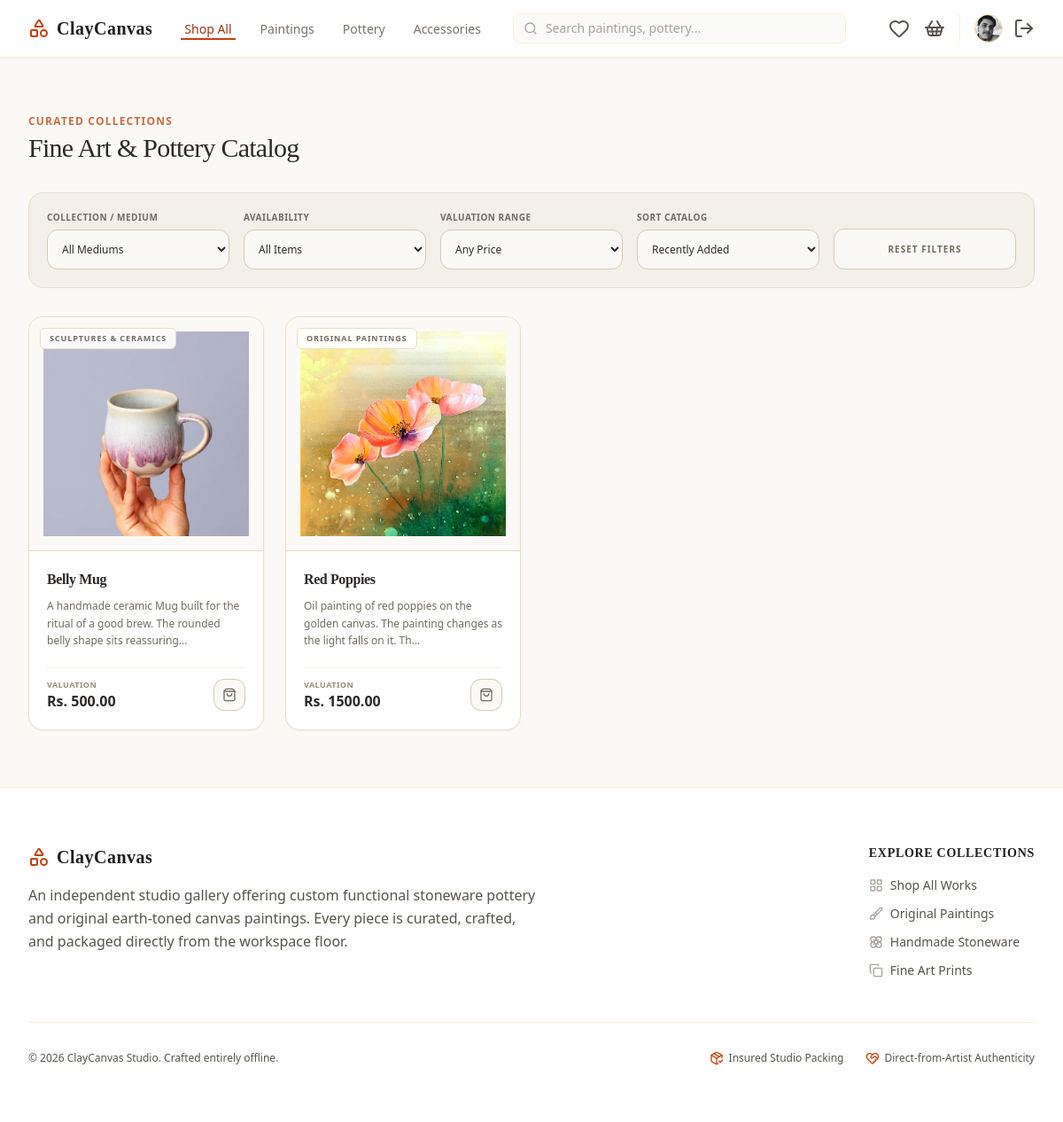
The app's page /products/ (signed in) with its own data.
### cc_app/models.py (models this page shows, shortened)
class User(AbstractUser):
    phone = models.CharField(max_length=20, blank=True)
    address = models.TextField(blank=True)
    profile_picture = models.ImageField(upload_to='images/user/', blank=True, null=True)

class Product(models.Model):
    class Category(models.TextChoices):
        PAINTINGS = 'paintings', 'Original Paintings'
        POTTERY = 'pottery', 'Handmade Pottery'
        CERAMICS = 'ceramics', 'Sculptures & Ceramics'
        PRINTS = 'prints', 'Canvas & Fine Art Prints'
        ACCESSORIES = 'accessories', 'Art Supplies & Displays'
    name = models.CharField(max_length=255)
    category = models.CharField(max_length=30, choices=Category.choices)
    description = models.TextField(help_text="Detailed description of the artwork, dimensions, and materials used.")
    price = models.DecimalField(max_digits=10, decimal_places=2)
    stock = models.PositiveIntegerField(default=1, help_text="Set to 1 for unique, original one-off masterworks.")
    product_image = models.ImageField(upload_to='images/products/')
    is_active = models.BooleanField(default=True)
    created_at = models.DateTimeField(auto_now_add=True)

### cc_app/views/products_view.py (the view, shortened to what this page needs)
# urls.py: path('products/', products_view, name='products'),
@login_required
def products_view(request):
    products = Product.objects.all().order_by('-created_at')
    category = request.GET.get('category')
    availability = request.GET.get('availability')
    price_range = request.GET.get('price_range')
    sort = request.GET.get('sort')
    q = request.GET.get('q')
    if q:
        products = products.filter(Q(name__icontains=q) | Q(description__icontains=q) | Q(category__icontains=q))
    if category:
        products = products.filter(category=category)
    if availability == 'available':
        products = products.filter(stock__gt=0, is_active=True)
    elif availability == 'masterworks':
        products = products.filter(stock=1, is_active=True)
    return render(request, 'main/products_page.html', {'products': products})

### cc_app/templates/main/products_page.html (shortened to what this page needs)
<!DOCTYPE html>
<html lang="en">
<head>
    {% load static %}
    <link href="{% static 'css/styles.css' %}" rel="stylesheet" />
</head>
<body class="bg-[#FAF9F5] text-[#1F1F1E] font-sans min-h-screen flex flex-col antialiased">
    {% include 'components/_navbar.html' %}
    <main class="flex-grow max-w-7xl w-full mx-auto px-4 sm:px-6 lg:px-8 py-12 lg:py-16 space-y-8">
        <div>
            <h1 class="text-xs font-bold uppercase tracking-widest text-[#C86B45] mb-1">Curated Collections</h1>
            <p class="text-3xl font-serif text-[#2C2A29] capitalize tracking-tight">Fine Art & Pottery Catalog</p>
        </div>
        <form method="GET" action="/products/" class="bg-[#F3EFE9] border border-[#E5DEC9] rounded-2xl p-5">
            <div class="grid grid-cols-1 sm:grid-cols-2 lg:grid-cols-5 gap-4 items-end">
                <div class="space-y-1.5">
                    <label class="text-[10px] font-bold uppercase tracking-wider text-[#706B64] block">Collection / Medium</label>
                    <select name="category" onchange="this.form.submit()" class="w-full bg-[#FAF9F5] border border-[#D5CBB5] rounded-xl p-3 text-xs text-[#2C2A29] focus:outline-none focus:border-[#C86B45]">
                        <option value="">All Mediums</option>
                    </select>
                </div>
                <div class="space-y-1.5">
                    <label class="text-[10px] font-bold uppercase tracking-wider text-[#706B64] block">Availability</label>
                    <select name="availability" onchange="this.form.submit()" class="w-full bg-[#FAF9F5] border border-[#D5CBB5] rounded-xl p-3 text-xs text-[#2C2A29] focus:outline-none focus:border-[#C86B45]">
                        <option value="all">All Items</option>
                    </select>
                </div>
                <div class="space-y-1.5">
                    <label class="text-[10px] font-bold uppercase tracking-wider text-[#706B64] block">Valuation Range</label>
                    <select name="price_range" onchange="this.form.submit()" class="w-full bg-[#FAF9F5] border border-[#D5CBB5] rounded-xl p-3 text-xs text-[#2C2A29] focus:outline-none focus:border-[#C86B45]">
                        <option value="all">Any Price</option>
                    </select>
                </div>
                <div class="space-y-1.5">
                    <label class="text-[10px] font-bold uppercase tracking-wider text-[#706B64] block">Sort Catalog</label>
                    <select name="sort" onchange="this.form.submit()" class="w-full bg-[#FAF9F5] border border-[#D5CBB5] rounded-xl p-3 text-xs text-[#2C2A29] focus:outline-none focus:border-[#C86B45]">
                        <option value="latest" {% if request.GET.sort == 'latest' %}selected{% endif %}>Recently Added</option>
                    </select>
                </div>
                <div>
                    <a href="/products/" class="bg-[#FAF9F5] hover:bg-[#EADCC9] text-[#706B64] hover:text-[#C86B45] text-[10px] font-bold uppercase tracking-widest border border-[#D5CBB5] h-[46px] rounded-xl transition-all flex items-center justify-center w-full">
                        Reset Filters
                    </a>
                </div>
            </div>
        </form>
        <div class="w-full">
            {% if products %}
                <div class="grid grid-cols-1 sm:grid-cols-2 md:grid-cols-3 lg:grid-cols-4 gap-6">
                    {% for product in products %}
                        <div class="bg-white border border-[#EADCC9] rounded-2xl overflow-hidden shadow-sm hover:shadow-md hover:border-[#C86B45]/50 transition-all flex flex-col group relative">
                            <a href="/products/{{ product.id }}/" class="flex flex-col flex-grow">
                                <div class="aspect-square w-full bg-[#FAF9F5] flex items-center justify-center p-4 relative overflow-hidden border-b border-[#EADCC9]">
                                    {% if product.product_image %}
                                        <img src="{{ product.product_image.url }}" alt="{{ product.name }}" class="w-full h-full object-cover group-hover:scale-102 transition-transform duration-500">
                                    {% endif %}
                                    <span class="absolute top-3 left-3 bg-white/90 border border-[#EADCC9] backdrop-blur-md text-[9px] font-bold uppercase tracking-widest text-[#706B64] px-2.5 py-1 rounded-md">
                                        {{ product.get_category_display }}
                                    </span>
                                </div>
                                <div class="p-5 flex-grow space-y-2">
                                    <h3 class="font-serif font-bold text-[#2C2A29] text-base tracking-tight group-hover:text-[#C86B45] transition-colors line-clamp-1">
                                        {{ product.name }}
                                    </h3>
                                    <p class="text-xs text-[#706B64] leading-relaxed line-clamp-2">
                                        {{ product.description| truncatechars:100 |default:"No description updated for this collection masterwork." }}
                                    </p>
                                </div>
                            </a>
                            <div class="p-5 pt-0">
                                <div class="flex items-center justify-between pt-3 border-t border-[#F3EFE9]">
                                    <div class="flex flex-col">
                                        <span class="text-[9px] uppercase font-bold tracking-wider text-[#968D7B]">Valuation</span>
                                        <span class="text-base font-bold text-[#2C2A29]">Rs. {{ product.price|floatformat:2 }}</span>
                                    </div>
                                    {% if user.is_authenticated and not user.is_staff %}
                                        {% if product.stock > 0 %}
                                            <a href="/cart/add/{{ product.id }}/" class="bg-[#FAF9F5] hover:bg-[#C86B45] text-[#706B64] hover:text-white w-9 h-9 rounded-xl transition-all border border-[#D5CBB5] hover:border-[#C86B45] flex items-center justify-center shadow-sm z-10">
                                                <i data-lucide="shopping-bag" class="w-4 h-4"></i>
                                            </a>
                                        {% else %}
                                            <p class="text-[10px] font-bold text-[#968D7B] uppercase tracking-wider bg-[#F3EFE9] px-2 py-1 rounded-md border border-[#EADCC9]">Acquired</p>
                                        {% endif %}
                                    {% else %}
                                        <a href="/login/" class="bg-[#FAF9F5] hover:bg-[#C86B45] text-[#706B64] hover:text-white w-9 h-9 rounded-xl transition-all border border-[#D5CBB5] hover:border-[#C86B45] flex items-center justify-center shadow-sm z-10">
                                            <i data-lucide="log-in" class="w-4 h-4"></i>
                                        </a>
                                    {% endif %}
                                </div>
                            </div>
                        </div>
                    {% endfor %}
                </div>
            {% endif %}
        </div>
    </main>
    {% include 'components/_footer.html' %}
</body>
</html>

### cc_app/templates/components/_navbar.html (shortened to what this page needs)
<nav class="bg-white border-b border-orange-100 sticky top-0 z-50 shadow-sm">
    <div class="max-w-7xl mx-auto px-4 sm:px-6 lg:px-8">
        <div class="flex justify-between h-16 items-center">
            <div class="flex items-center flex-1 md:flex-initial">
                <a href="/" class="flex-shrink-0 flex items-center mr-8">
                    <i data-lucide="shapes" class="text-orange-700 mr-2"></i>
                    <span class="text-xl font-bold tracking-wide text-orange-950 font-serif">ClayCanvas</span>
                </a>
                <div class="hidden md:flex space-x-6 font-medium">
                    <a href="/products/" class="{% if request.path == '/products/' and not request.GET.category %}text-orange-800 border-b-2 border-orange-700{% else %}text-stone-500 hover:text-orange-800{% endif %} px-1 pt-1 text-sm transition">Shop All</a>
                    <a href="/products/?category=paintings" class="{% if request.GET.category == 'paintings' %}text-orange-800 border-b-2 border-orange-700{% else %}text-stone-500 hover:text-orange-800{% endif %} px-1 pt-1 text-sm transition">Paintings</a>
                    <a href="/products/?category=pottery" class="{% if request.GET.category == 'pottery' %}text-orange-800 border-b-2 border-orange-700{% else %}text-stone-500 hover:text-orange-800{% endif %} px-1 pt-1 text-sm transition">Pottery</a>
                    <a href="/products/?category=accessories" class="{% if request.GET.category == 'accessories' %}text-orange-800 border-b-2 border-orange-700{% else %}text-stone-500 hover:text-orange-800{% endif %} px-1 pt-1 text-sm transition">Accessories</a>
                </div>
            </div>
            <div class="hidden sm:block flex-1 max-w-md mx-8">
                <form action="/products/" method="GET" class="relative m-0">
                    <div class="absolute inset-y-0 left-0 pl-3 flex items-center pointer-events-none">
                    </div>
                    <input type="text" name="q" value="{{ request.GET.q|default:'' }}" placeholder="Search paintings, pottery..." class="block w-full pl-9 pr-3 py-1.5 border border-orange-100 rounded-lg bg-stone-50 text-sm placeholder-stone-400 focus:outline-none focus:border-orange-400 focus:bg-white text-stone-800 transition">
                </form>
            </div>
            <div class="flex items-center space-x-4">
                <a href="/wishlist/" class="text-stone-600 hover:text-orange-800 transition relative">
                    <i data-lucide="heart"></i>
                </a>
                <a href="/cart/" class="text-stone-600 hover:text-orange-800 transition relative mr-2">
                    <i data-lucide="shopping-basket"></i>
                </a>
                {% if user.is_authenticated %}
                    <div class="flex items-center space-x-3 border-l border-orange-100 pl-4">
                        <a href="/profile/" class="block h-8 w-8 rounded-full overflow-hidden border border-orange-200 bg-orange-50 focus:outline-none">
                            {% if user.profile_picture %}
                                <img src="{{ user.profile_picture.url }}" alt="{{ user.username }}" class="h-full w-full object-cover">
                            {% else %}
                                <div class="h-full w-full flex items-center justify-center text-orange-800 font-bold text-sm bg-amber-100">
                                    {{ user.username|slice:":1"|upper }}
                                </div>
                            {% endif %}
                        </a>
                        <a href="/logout/" class="text-stone-600 hover:text-red-700 transition" title="Logout">
                            <i data-lucide="log-out"></i>
                        </a>
                    </div>
                {% endif %}
            </div>
        </div>
    </div>
</nav>

### records on screen
User: profile_picture (picture)
Product: product_image (picture), category "SCULPTURES & CERAMICS", name "Belly Mug", description "A handmade ceramic Mug built for the ritual of a good brew. The rounded belly shape sits reassuring…", price "500.00"
Product: product_image (picture), category "ORIGINAL PAINTINGS", name "Red Poppies", description "Oil painting of red poppies on the golden canvas. The painting changes as the light falls on it. Th…", price "1500.00"
